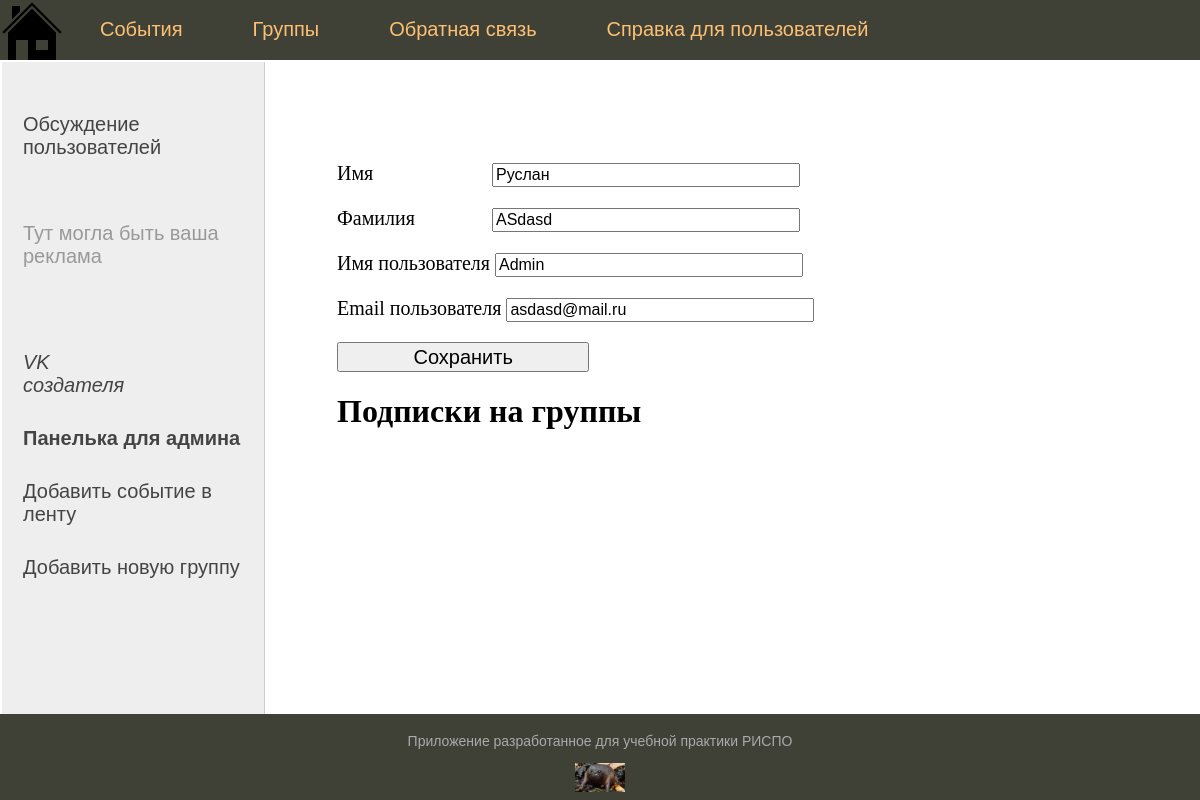
The page /profile/ (signed in) on the database as committed earlier.
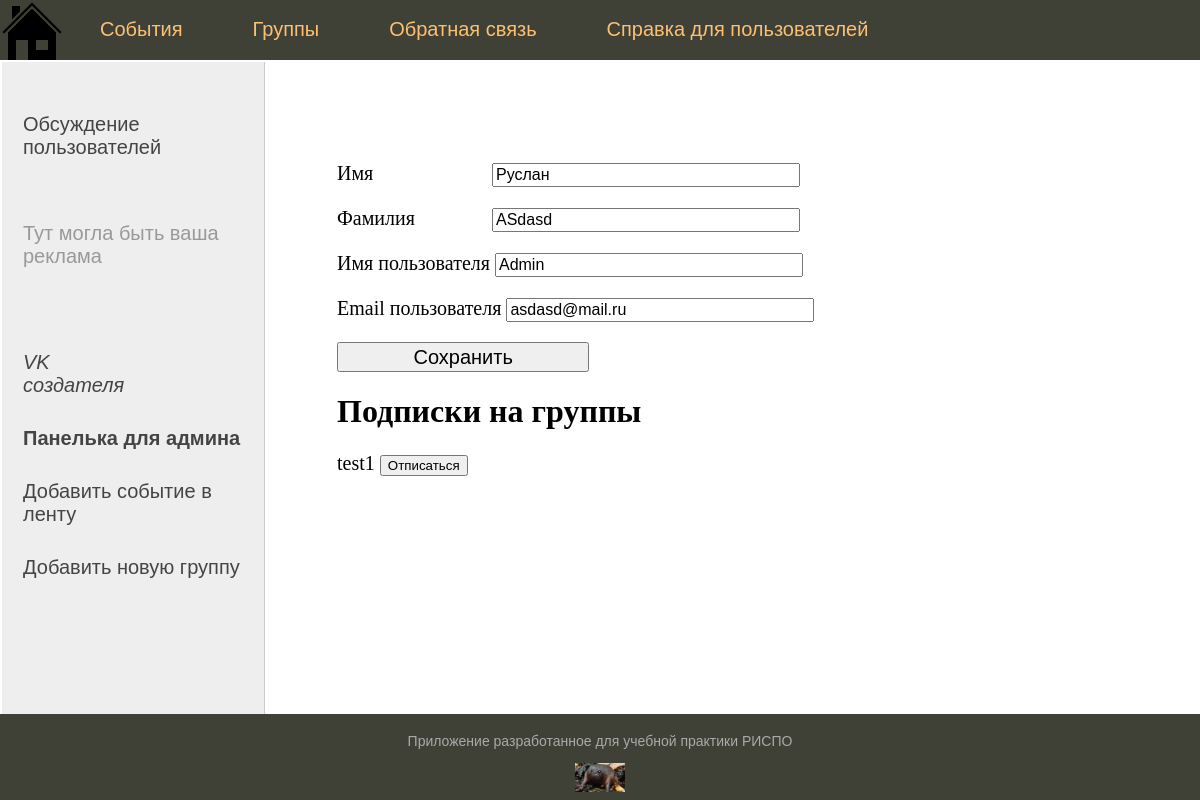
The same page on the database as committed later.
### people_active/models.py (models this page shows, shortened)
class Subscribe(models.Model):
    date = models.DateTimeField(auto_now_add=True, verbose_name="Дата подписки")
    name_user = models.ForeignKey(User, verbose_name="Пользователь", on_delete=models.CASCADE)
    group_sub = models.ForeignKey("Groups", on_delete=models.CASCADE, verbose_name="Группы")
    def __str__(self):
        return self.group_sub.name
    class Meta:
        verbose_name_plural = "Подписки на группы"
        ordering = ["-date"]

class Groups(models.Model):
    name = models.CharField(max_length=30, db_index=True, verbose_name="Название группы")
    slug = models.SlugField(max_length=200, unique=True, db_index=True, verbose_name="URL")
    title = models.TextField(blank=True, verbose_name="Описания группы")
    class Meta:
        verbose_name_plural = "Группы"
        ordering = ["-id"]

### people_active/views.py (the view)
# urls.py: path("profile/", profile, name="profile"),
def profile(request):
    if request.method == "POST":
        form = UserProfileForms(instance=request.user, data=request.POST)
        if form.is_valid():
            form.save()
            return redirect("profile")
        else:
            print(form.errors)
    else:
        form = UserProfileForms(instance=request.user)
    model = Subscribe.objects.all()
    context = {
        "title": "Профиль",
        "menu": menu,
        "form": form,
        "model": model,
    }
    return render(request, "profile.html", context=context)

### people_active/forms.py
class UserProfileForms(UserChangeForm):
    first_name = forms.CharField(widget=forms.TextInput(attrs={"class": "form-input"}))
    last_name = forms.CharField(widget=forms.TextInput(attrs={"class": "form-input"}))
    username = forms.CharField(widget=forms.TextInput(attrs={"class": "form-input", "readonly": True}))
    email = forms.EmailField(widget=forms.TextInput(attrs={"class": "form-input", "readonly": True}))
    class Meta:
        model = User
        fields = ("first_name", "last_name", "username", "email")

### people_active/templates/profile.html (shortened to what this page needs)
{% extends 'base.html' %}
{% block content %}
<form action="" method="post">
    <p>
        <label class="form-label" for="{{ form.first_name.id_for_label }}">Имя</label>
        {{ form.first_name }}
    </p>
    <p>
        <label class="form-label" for="{{ form.last_name.id_for_label }}">
                Фамилия
        </label>
        {{ form.last_name }}
    </p>
    <p>
        <label class="form-label" for="{{ form.username.id_for_label }}">
                Имя пользователя
        </label>
        {{ form.username }}
    </p>
    <p>
        <label class="form-label" for="{{ form.email.id_for_label }}">
                Email пользователя
        </label>
        {{ form.email }}
    </p>
    <button type="submit" style="font-size : 20px; width: 30%; height: 30px" >
        Сохранить
    </button>
</form>
<h1>Подписки на группы</h1>
{% for subscr in model %}
<form action="/unsubscribe">
<p> {{ subscr }} <input type="submit" value="Отписаться"></p>
</form>
{% endfor %}
{% endblock %}

Rows that differ between the two databases and show on the page:
added Subscribe: group_sub.name "test1"
